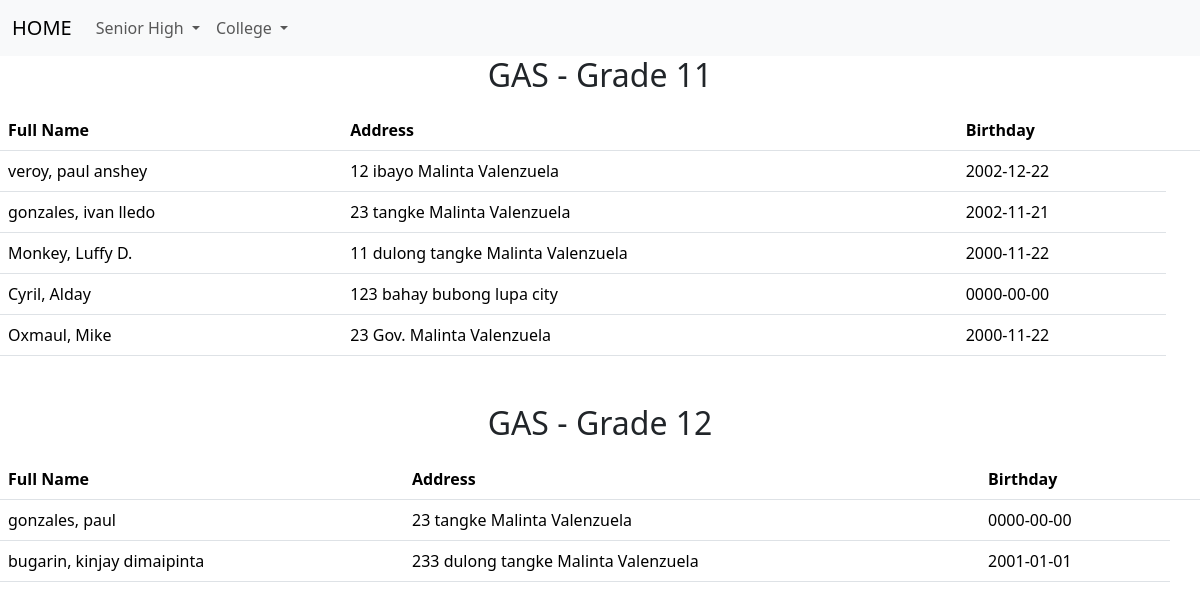
The page /gas.php on the database its author committed.
### tables this page shows
CREATE TABLE `info` (
  `id` int(11) NOT NULL,
  `fname` varchar(188) NOT NULL,
  `lname` varchar(188) NOT NULL,
  `mname` varchar(188) NOT NULL,
  `streetnum` int(11) NOT NULL,
  `streetname` varchar(199) NOT NULL,
  `brgy` varchar(123) NOT NULL,
  `city` varchar(123) NOT NULL,
  `bday` date NOT NULL,
  `year` varchar(123) NOT NULL,
  `course` varchar(123) NOT NULL
);

### gas.php (the view, shortened to what this page needs)
<?php
    include('database.php');
?>
<!DOCTYPE html>
<html lang="en">
<head>
    <link href="https://cdn.jsdelivr.net/npm/bootstrap@5.3.3/dist/css/bootstrap.min.css" rel="stylesheet">
</head>
<body>
<nav class="navbar navbar-expand-lg bg-body-tertiary">
  <div class="container-fluid">
    <a class="navbar-brand" href="index.php">HOME</a>
    <div class="collapse navbar-collapse" id="navbarSupportedContent">
      <ul class="navbar-nav me-auto mb-2 mb-lg-0">
        <li class="nav-item dropdown">
          <a class="nav-link dropdown-toggle" href="#" role="button" data-bs-toggle="dropdown" aria-expanded="false">
            Senior High
          </a>
        </li>
        <li class="nav-item dropdown">
          <a class="nav-link dropdown-toggle" href="#" role="button" data-bs-toggle="dropdown" aria-expanded="false">
            College
          </a>
        </li>
      </ul>
    </div>
  </div>
</nav>
<div class="conainter-lg">
    <div class="text-center">
        <h2>GAS - Grade 11</h2>
    </div>
    <table class="table mt-3">
  <thead>
    <tr>
      <th scope="col">Full Name</th>
      <th scope="col">Address</th>
      <th scope="col">Birthday</th>
      <th scope="col"></th>
    </tr>
  </thead>
  <tbody>
    <?php
        $sql = "SELECT * FROM info";
        $result = mysqli_query($conn, $sql);
        if(mysqli_num_rows($result) > 0){
            while($row = mysqli_fetch_assoc($result)){
                if($row['course'] === "GAS" && $row['year'] === "11"){
                    $fullName = $row['lname'] . ", " . $row['fname'] . " " . $row['mname'];
                    $address = $row['streetnum'] . " " . $row['streetname'] . " " . $row['brgy'] . " " . $row['city'];
                    echo "<tr>";
                    echo "<td>".$fullName."</td>";
                    echo "<td>".$address."</td>";
                    echo "<td>".$row['bday']."</td>";
                    echo "</tr>";
                }
            }
        }
    ?>
  </tbody>
</table>
<div class="text-center mt-5">
        <h2>GAS - Grade 12</h2>
    </div>
    <table class="table mt-3">
  <thead>
    <tr>
      <th scope="col">Full Name</th>
      <th scope="col">Address</th>
      <th scope="col">Birthday</th>
      <th scope="col"></th>
    </tr>
  </thead>
  <tbody>
    <?php
        $sql = "SELECT * FROM info";
        $result = mysqli_query($conn, $sql);
        if(mysqli_num_rows($result) > 0){
            while($row = mysqli_fetch_assoc($result)){
                if($row['course'] === "GAS" && $row['year'] === "12"){
                    $fullName = $row['lname'] . ", " . $row['fname'] . " " . $row['mname'];
                    $address = $row['streetnum'] . " " . $row['streetname'] . " " . $row['brgy'] . " " . $row['city'];
                    echo "<tr>";
                    echo "<td>".$fullName."</td>";
                    echo "<td>".$address."</td>";
                    echo "<td>".$row['bday']."</td>";
                    echo "</tr>";
                }
            }
        }
    ?>
  </tbody>
</table>
</div>
</body>
</html>

### rows shown on the page
info: fullName "veroy, paul anshey", address "12 ibayo Malinta Valenzuela", bday "2002-12-22"
info: fullName "gonzales, ivan lledo", address "23 tangke Malinta Valenzuela", bday "2002-11-21"
info: fullName "Monkey, Luffy D.", address "11 dulong tangke Malinta Valenzuela", bday "2000-11-22"
info: fullName "Cyril, Alday", address "123 bahay bubong lupa city", bday "0000-00-00"
info: fullName "Oxmaul, Mike", address "23 Gov. Malinta Valenzuela", bday "2000-11-22"
info: fullName "gonzales, paul", address "23 tangke Malinta Valenzuela", bday "0000-00-00"
info: fullName "bugarin, kinjay dimaipinta", address "233 dulong tangke Malinta Valenzuela", bday "2001-01-01"
